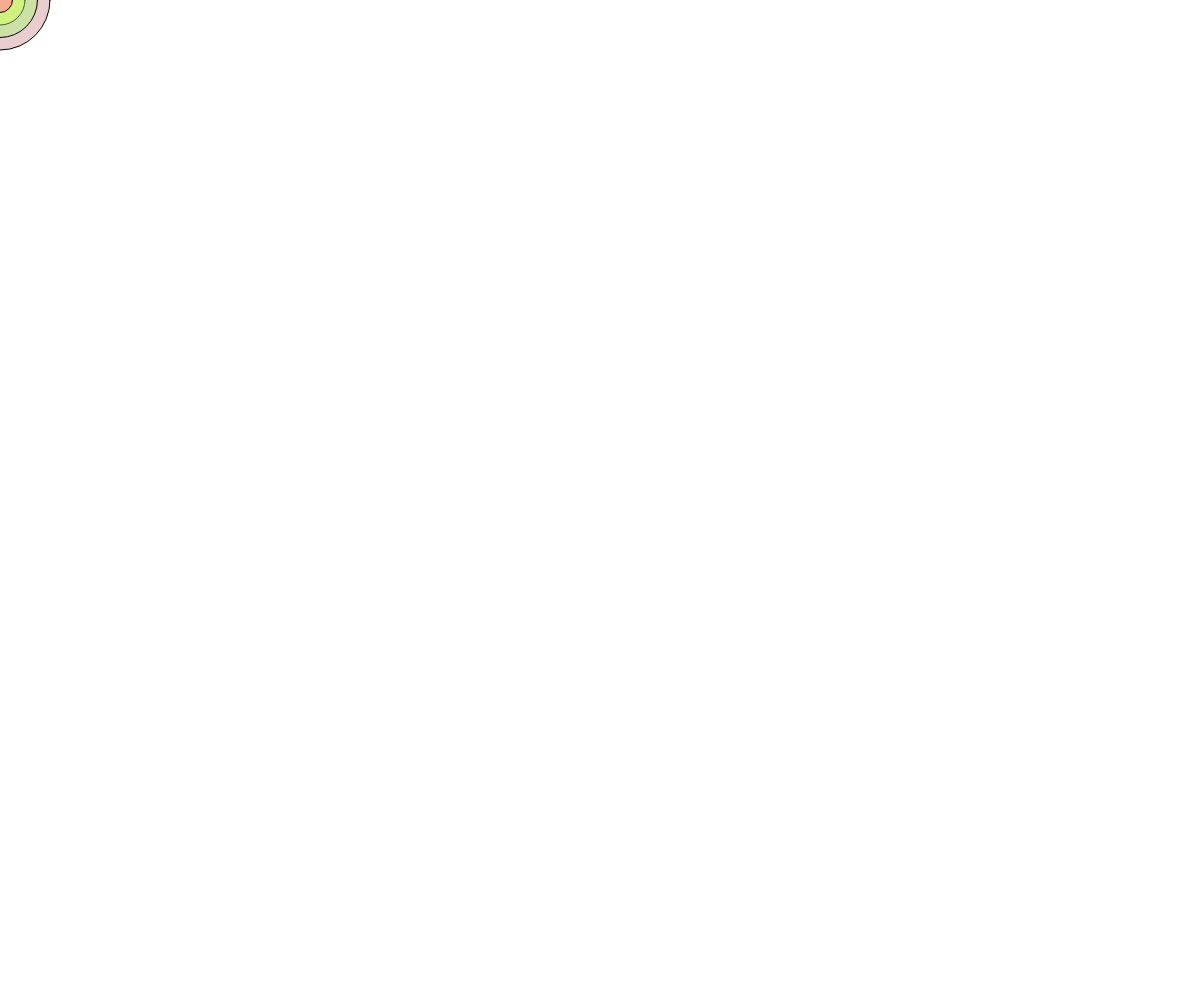
Frame 1 (no input)
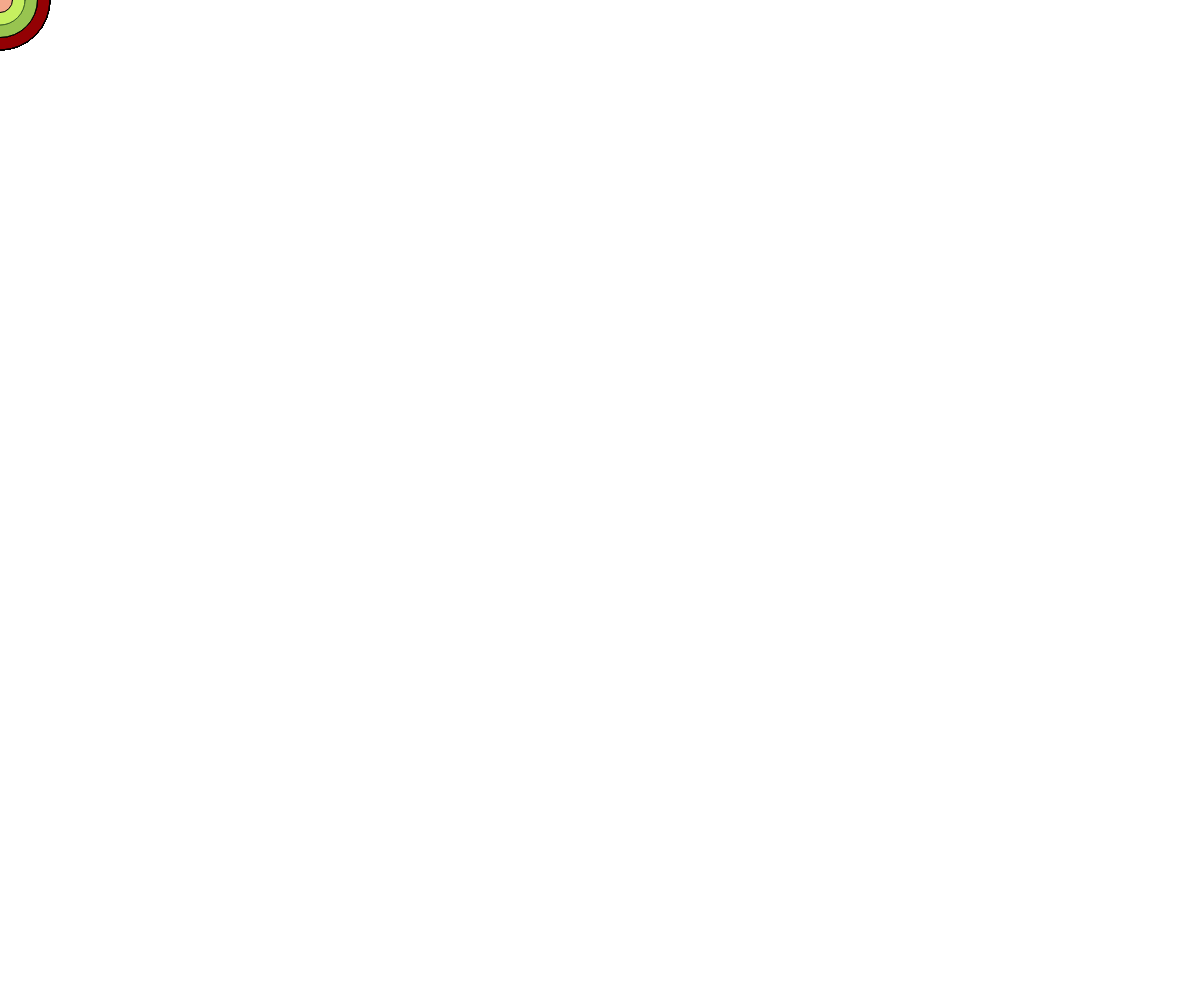
Frame 60 (no input)
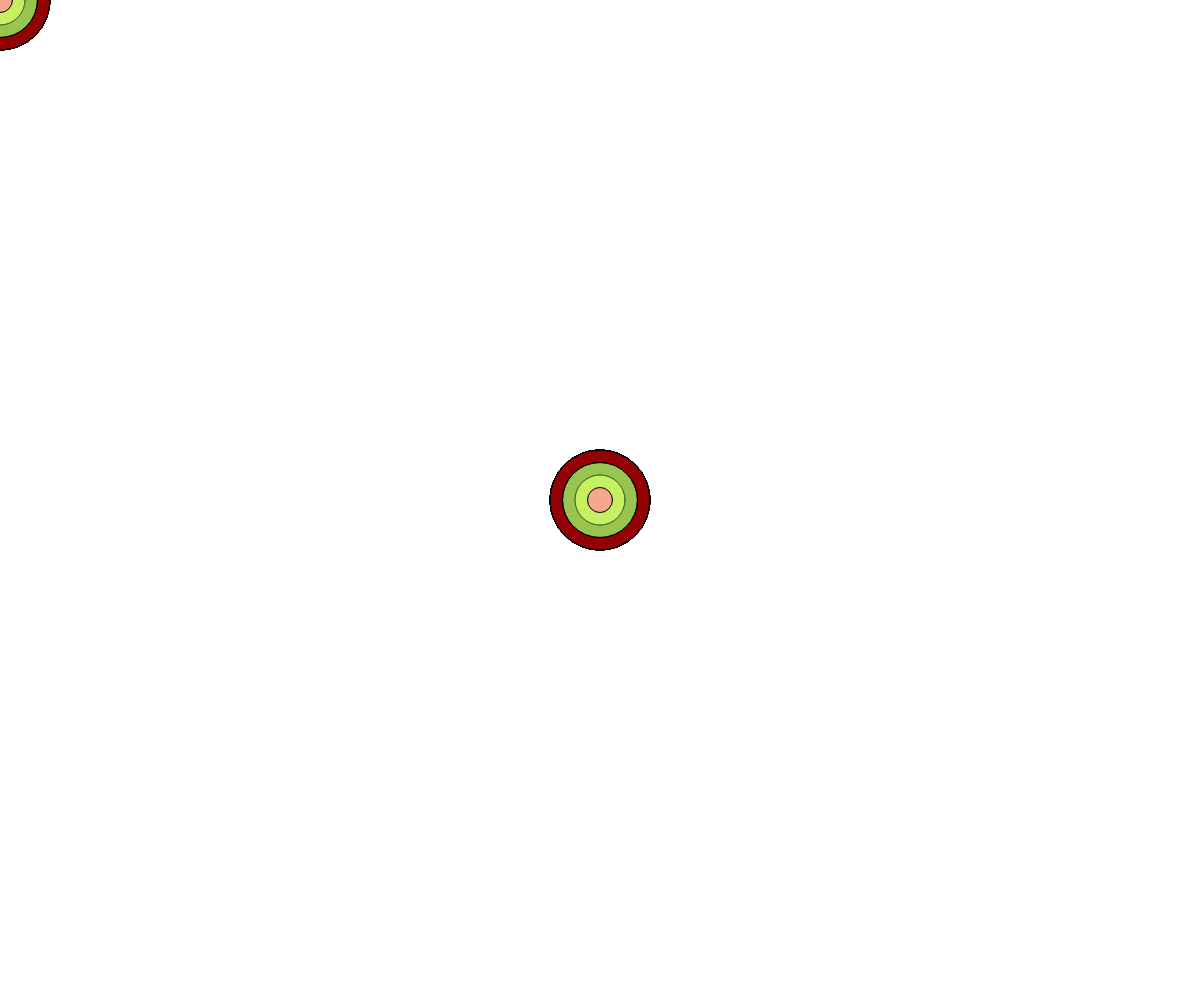
Frame 120 (the mouse pressed at the canvas centre since frame 60)

The p5.js sketch that drew these frames (run headless with seeded random() and noise() and a simulated clock; from frame 60 on, the mouse is pressed at the canvas centre):

// p5.js sketch
// ── sketch.js
function setup() {
  createCanvas( windowWidth, windowHeight);
}

function draw() {
  fill(150, 2, 10, 50);
  ellipse( mouseX , mouseY , 100 , 100 );
  fill(255, 255, 102, 150);
   ellipse(mouseX, mouseY, 50, 50);
  fill(153, 255, 102, 100);
  ellipse(mouseX, mouseY, 75, 75);
  fill(255, 153, 151, 200);
  ellipse(mouseX, mouseY, 25, 25);
}
